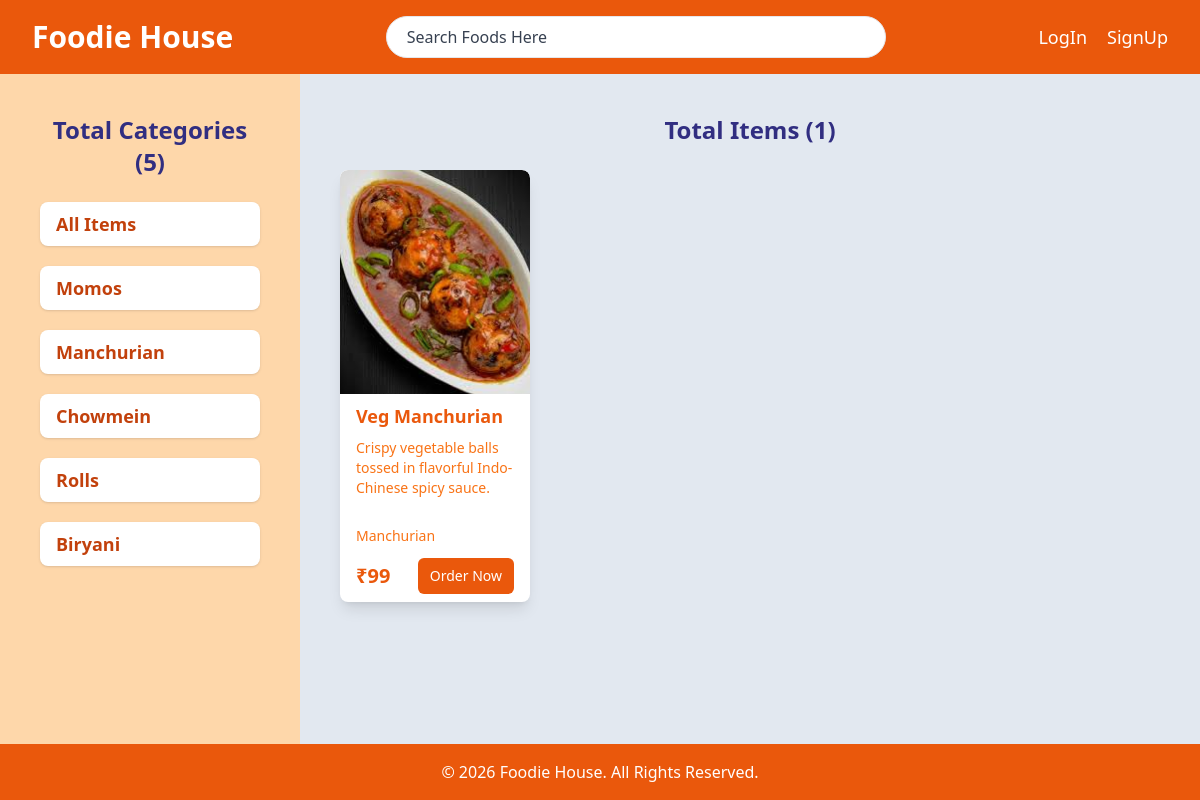
Screenshot of /?cat_id=2 with the database file from the repository.
### foodie/models.py (models this page shows, shortened)
class Category(models.Model):
    title = models.CharField(max_length=100)
    description = models.TextField()
    def __str__(self):
        return self.title

class Product(models.Model):
    image = models.ImageField(upload_to="images/")
    name = models.CharField(max_length=100)
    description = models.TextField()
    price = models.IntegerField()
    category = models.ForeignKey(Category, on_delete=models.CASCADE)

### foodie/views.py (the view)
# urls.py: path("", home, name="homepage"),
def home(request):
    data = {}
    if "cat_id" in request.GET:
        cat_id = request.GET.get("cat_id")
        data["products"] = Product.objects.filter(category=cat_id)
    elif "search" in request.GET:
        search = request.GET.get("search")
        data["products"] = Product.objects.filter(name__contains=search)
    else:
        data["products"] = Product.objects.all()
    data["categories"] = Category.objects.all()
    return render(request, "home.html", data)

### foodie/templates/home.html (shortened to what this page needs)
<!DOCTYPE html>
<html lang="en">
<head>
    <script src="https://cdn.tailwindcss.com"></script>
</head>
<body class="flex flex-col min-h-screen">
    {% include "header.html" %}
    <main class="flex flex-col md:flex-row flex-grow">
        <aside class="w-full md:w-3/12 p-5 md:p-10 bg-orange-200">
            <h2 class="text-2xl font-semibold text-indigo-900 mb-6 text-center">
                Total Categories ({{ categories|length }})
            </h2>
            <div class="flex flex-col gap-4 md:gap-5">
                <a href="/"
                   class="text-orange-700 font-semibold text-lg bg-white px-4 py-2 rounded-lg shadow hover:bg-gray-200 hover:text-black">
                    All Items
                </a>
                {% for category in categories %}
                <a href="?cat_id={{ category.id }}"
                   class="text-orange-700 font-semibold text-lg bg-white px-4 py-2 rounded-lg shadow hover:bg-gray-200 hover:text-black">
                    {{ category.title }}
                </a>
                {% endfor %}
            </div>
        </aside>
        <section class="w-full md:w-9/12 p-5 md:p-10 bg-slate-200">
            <h2 class="text-2xl font-semibold text-indigo-900 mb-6 text-center">
                Total Items ({{ products|length }})
            </h2>
            <div class="grid grid-cols-1 sm:grid-cols-2 md:grid-cols-3 lg:grid-cols-4 xl:grid-cols-5 gap-5">
                {% for product in products %}
                <a href="{% url "viewProduct" product.id %}" class="bg-white rounded-lg shadow-lg overflow-hidden">
                    <div class="flex items-center justify-center h-56">
                        <img src="{{ product.image.url }}" alt="{{ product.name }}"
                            class="h-full w-full object-cover rounded-t-lg">
                    </div>
                    <div class="px-4 py-2 flex flex-col gap-2">
                        <p class="text-orange-600 text-lg font-semibold">
                            {{ product.name }}
                        </p>
                        <p class="text-orange-500 text-sm h-20 overflow-hidden">
                            {{ product.description }}
                        </p>
                        <p class="text-orange-500 text-sm overflow-hidden">
                            {{ product.category }}
                        </p>
                        <div class="flex justify-between items-center mt-1">
                            <p class="text-orange-600 font-semibold text-xl">
                                ₹{{ product.price }}
                            </p>
                            <button class="bg-orange-600 px-3 py-2 text-white text-sm rounded-md">
                                Order Now
                            </button>
                        </div>
                    </div>
                </a>
                {% endfor %}
            </div>
        </section>
    </main>
    {% include "footer.html" %}
</body>
</html>

### rows the page displays
Category: title "Momos"
Category: title "Manchurian"
Category: title "Chowmein"
Category: title "Rolls"
Category: title "Biryani"
Product: image (picture), name "Veg Manchurian", description "Crispy vegetable balls tossed in flavorful Indo-Chinese spicy sauce.", category "Manchurian", price "99"

### other values shown
{{ categories|length }} "5"
{{ products|length }} "1"
